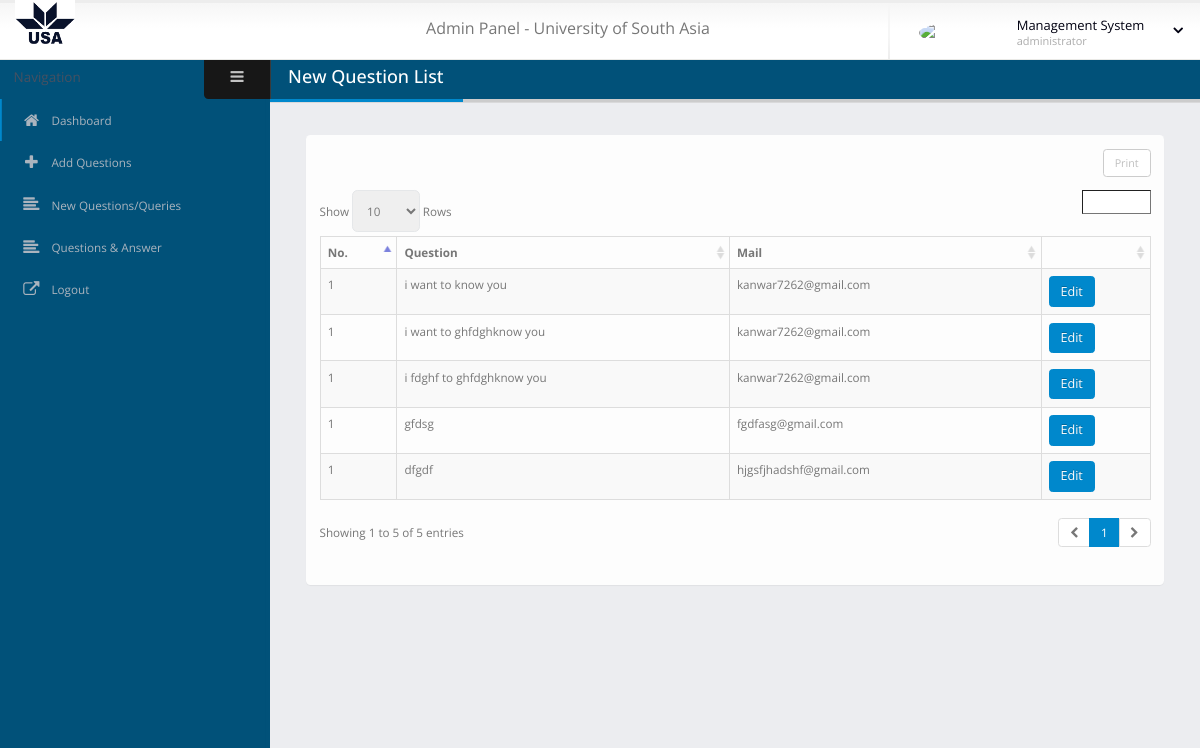
Screenshot of /admin/queries_emails.php (signed in) with the database file from the repository.
### tables this page shows
CREATE TABLE `queries` (
  `id` int(11) NOT NULL,
  `questions` text NOT NULL,
  `email` text NOT NULL
);

### admin/queries_emails.php (the view, shortened to what this page needs)
<!doctype html>
<html class="fixed">
	<head>
		<link rel="stylesheet" href="assets/vendor/bootstrap/css/bootstrap.css" />
		<link rel="stylesheet" href="assets/vendor/font-awesome/css/font-awesome.css" />
		<link rel="stylesheet" href="assets/vendor/magnific-popup/magnific-popup.css" />
		<link rel="stylesheet" href="assets/vendor/bootstrap-datepicker/css/datepicker3.css" />
		<link rel="stylesheet" href="assets/vendor/select2/select2.css" />
		<link rel="stylesheet" href="assets/vendor/jquery-datatables-bs3/assets/css/datatables.css" />
		<link rel="stylesheet" href="assets/stylesheets/theme.css" />
		<link rel="stylesheet" href="assets/stylesheets/skins/default.css" />
		<link rel="stylesheet" href="assets/stylesheets/theme-custom.css">
	</head>
	<body>
		<section class="body">
			<?php include('include/header.php')?>
			<?php include('include/sidebar.php')?>
			<section role="main" class="content-body">
					<header class="page-header">
						<h2>New Question List</h2>
					</header>
						<section class="panel">
							<div class="panel-body">
								<table class="table table-bordered table-striped mb-none" id="datatable-tabletools" data-swf-path="assets/vendor/jquery-datatables/extras/TableTools/swf/copy_csv_xls_pdf.swf">
									<thead>
										<tr>
											<th>No.</th>
											<th>Question</th>
											<th>Mail</th>
											<th></th>
										</tr>
									</thead>
									<tbody>
									<?php
									include 'include/conn.php';
										$sql='select * from queries';
										$result = mysqli_query($conn, $sql);
										$counter = 1;
											while($row=mysqli_fetch_assoc($result))
											{
											 echo "<tr class='gradeX'>";
											 echo "	<td>".$counter."</td>";
											 echo "	<td>".$row['questions']."</td>";
											 echo "	<td>".$row['email']."</td>";
                                             echo "	<td> <a href='edit_queries.php?id=".$row['id']."'class='btn btn-primary'>Edit</a></td>";
											 echo "</tr>";
										}
										?>
									</tbody>
								</table>
							</div>
						</section>
				</section>
			</div>
		</section>
	</body>
</html>

### admin/assets/stylesheets/skins/default.css (style rules this page uses)
a, .btn-link { color: #0088cc; }
body .btn-primary { color: #ffffff; text-shadow: 0 -1px 0 rgba(0, 0, 0, 0.25); background-color: #0088cc; border-color: #0088cc; }
.page-header h2 { border-bottom-color: #0088cc; }

### rows the page displays
queries: questions "i want to know you", email "kanwar7262@gmail.com"
queries: questions "i want to ghfdghknow you", email "kanwar7262@gmail.com"
queries: questions "i fdghf to ghfdghknow you", email "kanwar7262@gmail.com"
queries: questions "gfdsg", email "fgdfasg@gmail.com"
queries: questions "dfgdf", email "hjgsfjhadshf@gmail.com"
